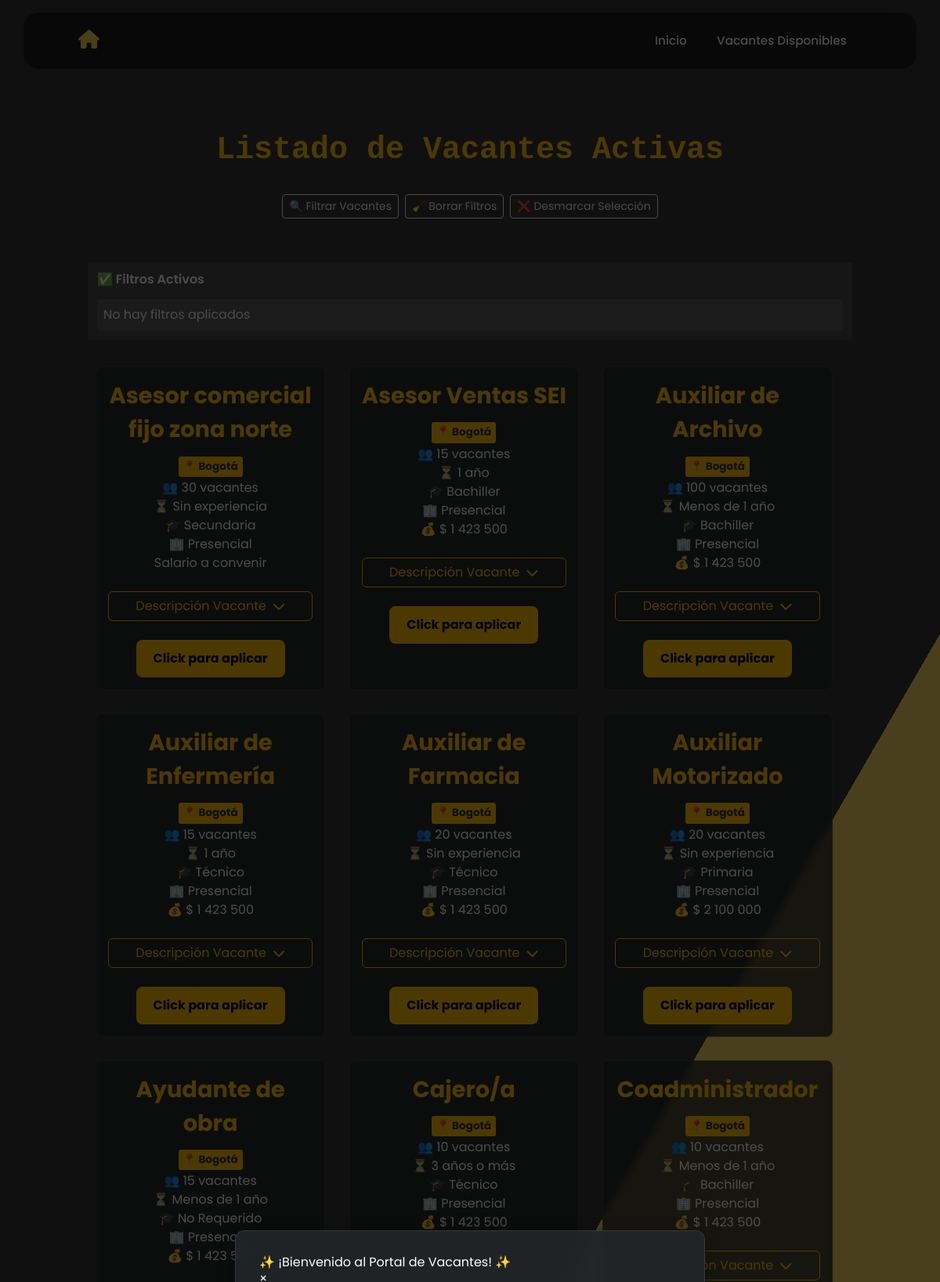
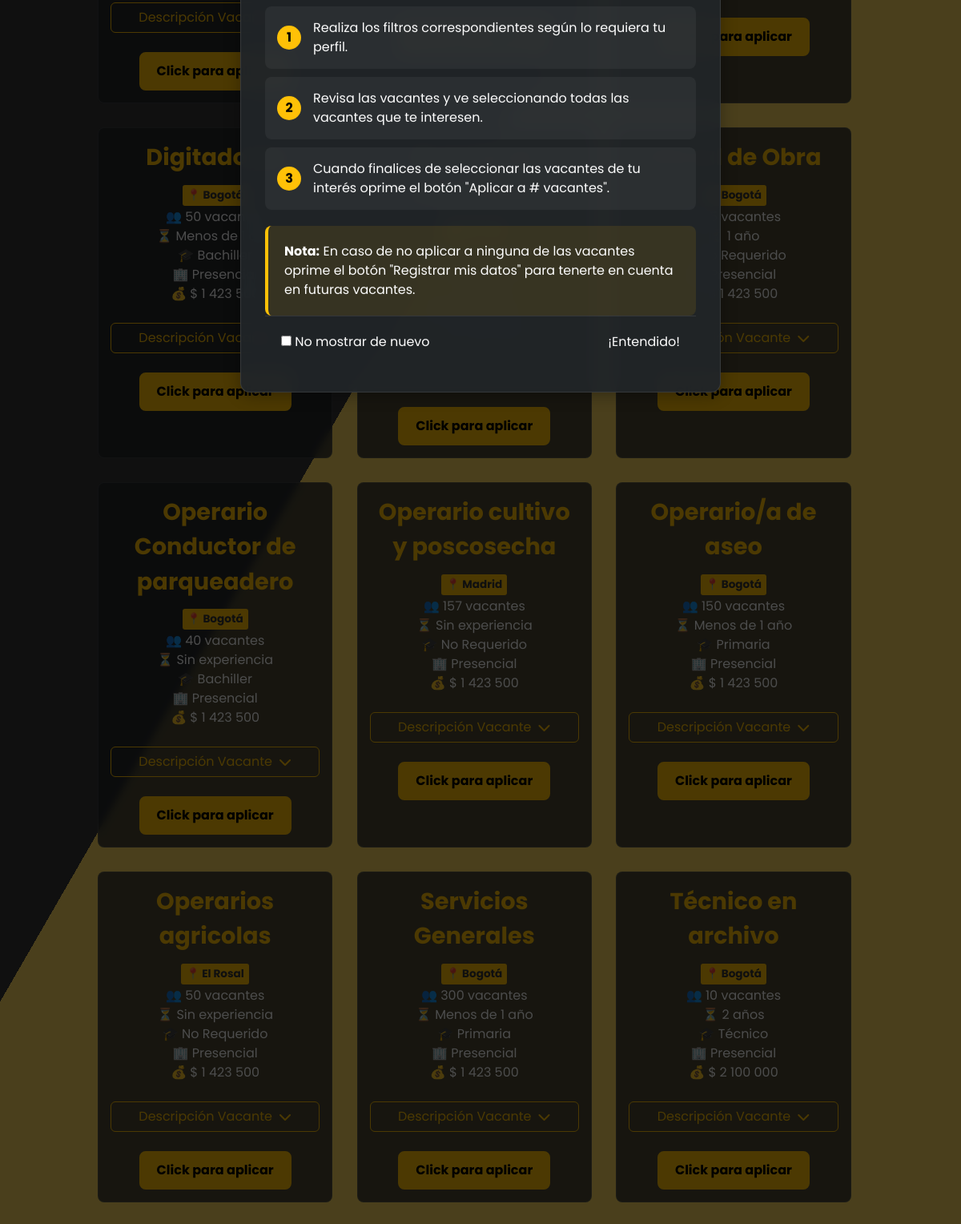
The page /lista_vacantes/ (upper part) on the database its author committed (2 pictures, top to bottom).
### vacantes/models.py (models this page shows, shortened)
class Vacante(models.Model):
    codigo_vacante = models.CharField(
        max_length=50,
        unique=True,
        default=generate_unique_codigo
    )
    cargo = models.CharField(max_length=100)
    area = models.CharField(
        max_length=100,
        null=True,
        blank=True,
        choices = [
            ('Administración y Gestión', 'Administración y Gestión'),
            ('Finanzas y Contabilidad', 'Finanzas y Contabilidad'),
            ('Tecnología e Informática', 'Tecnología e Informática'),
            ('Recursos Humanos', 'Recursos Humanos'),
            ('Ventas y Comercial', 'Ventas y Comercial'),
            ('Atención al Cliente y Servicios', 'Atención al Cliente y Servicios'),
            ('Marketing y Publicidad', 'Marketing y Publicidad'),
            ('Logística y Transporte', 'Logística y Transporte'),
            ('Logística y Bodega', 'Logística y Bodega'),
            ('Producción y Manufactura', 'Producción y Manufactura'),
            ('Ingeniería y Construcción', 'Ingeniería y Construcción'),
            ('Salud y Bienestar', 'Salud y Bienestar'),
            ('Educación y Formación', 'Educación y Formación'),
            ('Legal y Asesoría', 'Legal y Asesoría'),
            ('Hostelería y Turismo', 'Hostelería y Turismo'),
            ('Arte, Cultura y Entretenimiento', 'Arte, Cultura y Entretenimiento'),
            ('Medio Ambiente y Energía', 'Medio Ambiente y Energía'),
            ('Ciencia e Investigación', 'Ciencia e Investigación'),
            ('Seguridad y Defensa', 'Seguridad y Defensa'),
            ('Servicios Generales', 'Servicios Generales'),
        ]
    )
    numero_puestos = models.IntegerField(
        null=True,
        blank=True,
        default=1
    )
    modalidad_trabajo = models.CharField(
        max_length=50,
        choices=[
            ('Presencial', 'Presencial'),
            ('Remoto', 'Remoto'),
            ('Híbrido', 'Híbrido'),
        ]
    )
    tipo_contrato = models.CharField(
        max_length=50,
        choices = [
            ('Indefinido', 'Indefinido'),
            ('Fijo', 'Fijo'),
            ('Obra o Labor', 'Obra o Labor'),
            ('Prácticas', 'Prácticas'),
            ('Aprendizaje', 'Aprendizaje'),
            ('Prestación de Servicios', 'Prestación de Servicios'),
        ]
    )
    jornada_trabajo = models.CharField(
        max_length=50,
        choices=[
            ('Tiempo completo', 'Tiempo completo'),
            ('Medio tiempo', 'Medio tiempo'),
            ('Por horas', 'Por horas'),
        ]
    )
    descripcion_vacante = models.TextField(max_length=6000)
    tiempo_experiencia = models.CharField(
        max_length=50,
        choices=[
            ('Sin experiencia', 'Sin experiencia'),
            ('Menos de 1 año', 'Menos de 1 año'),
            ('1 año', '1 año'),
            ('2 años', '2 años'),
            ('3 años o más', '3 años o más'),
        ]
    )
    nivel_estudios = models.CharField(
        max_length=50,
        choices=[
            ('Secundaria', 'Secundaria'),
            ('Técnico', 'Técnico'),
            ('Tecnólogo', 'Tecnólogo'),
            ('Profesional', 'Profesional'),
            ('Postgrado', 'Postgrado'),
        ]
    )
    departamento = models.ForeignKey(Departamento, on_delete=models.SET_NULL, null=True, blank=True)
    ciudad = models.ForeignKey(Ciudad, on_delete=models.SET_NULL, null=True, blank=True)
    rango_salarial = models.IntegerField(null=True, blank=True)
    fecha_publicacion = models.DateField(auto_now_add=True)
    empresa_usuaria = models.CharField(max_length=100)
    candidatos_registrados = models.ManyToManyField('RegistroCandidato', related_name='vacantes', blank=True)
    estado = models.BooleanField(default=True)  # True para activa, False para inactiva
    usuario_publicador = models.ForeignKey(User, on_delete=models.SET_NULL, null=True, blank=True, related_name='vacantes_publicadas')
    usuario_actualizador = models.ForeignKey(User, on_delete=models.SET_NULL, null=True, blank=True, related_name='vacantes_actualizadas')
    fecha_creacion = models.DateTimeField(auto_now_add=True)  # Solo se guarda al crear
    fecha_actualizacion = models.DateTimeField(null=True, blank=True)  # Se actualizará manualmente
    class Meta:
        verbose_name = "Vacante"
        verbose_name_plural = "Vacantes"

class Ciudad(models.Model):
    nombre = models.CharField(max_length=100)
    departamento = models.ForeignKey(Departamento, on_delete=models.CASCADE, related_name="ciudades")
    class Meta:
        ordering = ["nombre"]  # Ordenar siempre por nombre alfabéticamente
    def __str__(self):
        return self.nombre

### vacantes/views.py (the view)
# urls.py: path('lista_vacantes/', views.lista_vacantes, name='lista_vacantes'), #agregado por Jose
def lista_vacantes(request):
    filtros = {
        'cargo': request.GET.get('cargo', ''),
        'codigo_vacante': request.GET.get('codigo_vacante', ''),
        'rango_salarial_min': request.GET.get('rango_salarial_min', ''),
        'rango_salarial_max': request.GET.get('rango_salarial_max', ''),
        'area_list': request.GET.getlist('area'),
        'modalidad_trabajo_list': request.GET.getlist('modalidad_trabajo'),
        'tipo_contrato_list': request.GET.getlist('tipo_contrato'),
        'jornada_trabajo_list': request.GET.getlist('jornada_trabajo'),
        'tiempo_experiencia_list': request.GET.getlist('tiempo_experiencia'),
        'nivel_estudios_list': request.GET.getlist('nivel_estudios'),
        'departamento_list': request.GET.getlist('departamento'),
        'ciudad_list': request.GET.getlist('ciudad'),
    }
    vacantes = Vacante.objects.filter(estado=True) if not request.user.is_authenticated else Vacante.objects.all()
    if filtros['codigo_vacante']:
        vacantes = vacantes.filter(codigo_vacante__icontains=filtros['codigo_vacante'].strip())
    if filtros['cargo']:
        vacantes = vacantes.filter(cargo__icontains=filtros['cargo'].strip())
    if filtros['area_list']:
        vacantes = vacantes.filter(area__in=filtros['area_list'])
    if filtros['modalidad_trabajo_list']:
        vacantes = vacantes.filter(modalidad_trabajo__in=filtros['modalidad_trabajo_list'])
    if filtros['tipo_contrato_list']:
        vacantes = vacantes.filter(tipo_contrato__in=filtros['tipo_contrato_list'])
    if filtros['jornada_trabajo_list']:
        vacantes = vacantes.filter(jornada_trabajo__in=filtros['jornada_trabajo_list'])
    if filtros['tiempo_experiencia_list']:
        vacantes = vacantes.filter(tiempo_experiencia__in=filtros['tiempo_experiencia_list'])
    if filtros['nivel_estudios_list']:
        vacantes = vacantes.filter(nivel_estudios__in=filtros['nivel_estudios_list'])
    if filtros['departamento_list']:
        vacantes = vacantes.filter(departamento__in=filtros['departamento_list'])
    if filtros['ciudad_list']:
        vacantes = vacantes.filter(ciudad__in=filtros['ciudad_list'])
    rango_salarial_min = filtros['rango_salarial_min']
    rango_salarial_max = filtros['rango_salarial_max']
    if rango_salarial_min and rango_salarial_max:
        vacantes = vacantes.filter(
            rango_salarial__gte=rango_salarial_min,
            rango_salarial__lte=rango_salarial_max
        )
    elif rango_salarial_min:
        vacantes = vacantes.filter(rango_salarial__gte=rango_salarial_min)
    elif rango_salarial_max:
        vacantes = vacantes.filter(rango_salarial__lte=rango_salarial_max)
    vacantes = vacantes.annotate(num_candidatos=Count('candidatos'))
    vacantes = sorted(vacantes, key=lambda v: v.cargo.lower())
    form = VacanteForm()
    choices_context = {
        'area_choices': form.fields['area'].choices,
        'modalidad_trabajo_choices': form.fields['modalidad_trabajo'].choices,
        'tipo_contrato_choices': form.fields['tipo_contrato'].choices,
        'jornada_trabajo_choices': form.fields['jornada_trabajo'].choices,
        'tiempo_experiencia_choices': form.fields['tiempo_experiencia'].choices,
        'nivel_estudios_choices': form.fields['nivel_estudios'].choices,
        'departamento_choices': form.fields['departamento'].choices,
    }
    filtros['ciudad_opciones'] = []
    if filtros['ciudad_list']:
        ciudades = Ciudad.objects.filter(id__in=filtros['ciudad_list'])
        filtros['ciudad_opciones'] = [(str(ciudad.id), ciudad.nombre) for ciudad in ciudades]
    return render(request, "vacantes/lista.html", {
        "vacantes": vacantes,
        "filtros": filtros,
        **choices_context  # Pasar los choices al template
    })

### vacantes/templates/vacantes/lista.html (shortened to what this page needs)
{% extends 'base.html' %}
{% load static %}
{% block contenido %}
{% if not user.is_authenticated %}
<div class="tutorial-modal" id="tutorialModal">
    <div class="tutorial-content">
        <div class="tutorial-header">
            <h4>✨ ¡Bienvenido al Portal de Vacantes! ✨</h4>
            <button class="tutorial-close" onclick="closeTutorial()">×</button>
        </div>
        <div class="tutorial-body">
            <div class="tutorial-step">
                <span class="step-number">1</span>
                <p>Realiza los filtros correspondientes según lo requiera tu perfil.</p>
            </div>
            <div class="tutorial-step">
                <span class="step-number">2</span>
                <p>Revisa las vacantes y ve seleccionando todas las vacantes que te interesen.</p>
            </div>
            <div class="tutorial-step">
                <span class="step-number">3</span>
                <p>Cuando finalices de seleccionar las vacantes de tu interés oprime el botón "Aplicar a # vacantes".</p>
            </div>
            <div class="tutorial-note">
                <strong>Nota:</strong> En caso de no aplicar a ninguna de las vacantes oprime el botón "Registrar mis datos" para tenerte en cuenta en futuras vacantes.
            </div>
        </div>
        <div class="tutorial-footer">
            <label class="no-show-again">
                <input type="checkbox" id="noShowAgain"> No mostrar de nuevo
            </label>
            <button class="tutorial-button" onclick="closeTutorial()">¡Entendido!</button>
        </div>
    </div>
</div>
{% endif %}
{% load humanize %}
<div class="gradient-bg">
    <div class="container py-5">
        <div class="mb-5">
            <h1 class="text-warning mb-4 fw-bold">Listado de Vacantes Activas</h1>
            <div class="d-flex flex-wrap gap-2 justify-content-center">
                <div class="d-flex gap-2 w-100 justify-content-center">
                    <button type="button" class="btn btn-outline-light btn-sm" data-bs-toggle="offcanvas" data-bs-target="#offcanvasExample">
                        🔍 Filtrar Vacantes
                    </button>
                    <button type="button" class="btn btn-outline-light btn-sm" onclick="clearFilters()">
                        🧹 Borrar Filtros
                    </button>
                    <button type="button" class="btn btn-outline-light btn-sm" onclick="desmarcarVacantes()">
                        ❌ Desmarcar Selección
                    </button>
                </div>
            </div>
        </div>
        <div class="mb-4" id="active-filters">
            <h6 class="text-light">✅ Filtros Activos</h6>
            <div class="active-filters-container" id="active-filters-container">
            </div>
        </div>
        <div class="grid-container">
            {% for vacante in vacantes %}
            <div class="vacante-card">
                <div class="vacante-header">
                    <div class="checkbox-container">
                            <div class="vacante-info">
                            <div class="vacante-title">{{ vacante.cargo }}</div>
                            <div class="vacante-location">📍 {{ vacante.ciudad }}</div>
                        </div>
                    </div>
                </div>
                <div class="badge-container">
                    <div class="info-badge">
                        👥 {{ vacante.numero_puestos }} vacantes
                    </div>
                    <div class="info-badge">
                        ⏳ {{ vacante.tiempo_experiencia }}
                    </div>
                    <div class="info-badge">
                        🎓 {{ vacante.nivel_estudios }}
                    </div>
                    <div class="info-badge">
                        🏢 {{ vacante.modalidad_trabajo }}
                    </div>
                    <div class="info-badge">
                            {% if vacante.rango_salarial %}
                            💰 $  {{ vacante.rango_salarial|intcomma }}
                            {% else %}
                                Salario a convenir
                            {% endif %}
                    </div>
                </div>
                <br>
                <div class="mt-auto">
                    <button class="btn btn-outline-warning w-100 toggle-info d-flex align-items-center justify-content-center"
                            type="button"
                            data-bs-toggle="modal"
                            data-bs-target="#modal-{{ vacante.id }}">
                        Descripción Vacante <i class="fas fa-chevron-down toggle-icon ms-2"></i>
                    </button>
                    <br>
                    <div class="checkbox-container">
                        <label for="check{{ vacante.id }}"></label>
                    </div>
                </div>
            </div>
            {% endfor %}
        </div>
    </div>
</div>
{% endblock %}

### rows shown on the page
Vacante: cargo "Asesor comercial fijo zona norte", ciudad "Bogotá", numero_puestos "30", tiempo_experiencia "Sin experiencia", nivel_estudios "Secundaria", modalidad_trabajo "Presencial", shows "Salario a convenir"
Vacante: cargo "Asesor Ventas SEI", ciudad "Bogotá", numero_puestos "15", tiempo_experiencia "1 año", nivel_estudios "Bachiller", modalidad_trabajo "Presencial", rango_salarial "1 423 500"
Vacante: cargo "Auxiliar de Archivo", ciudad "Bogotá", numero_puestos "100", tiempo_experiencia "Menos de 1 año", nivel_estudios "Bachiller", modalidad_trabajo "Presencial", rango_salarial "1 423 500"
Vacante: cargo "Auxiliar de Enfermería", ciudad "Bogotá", numero_puestos "15", tiempo_experiencia "1 año", nivel_estudios "Técnico", modalidad_trabajo "Presencial", rango_salarial "1 423 500"
Vacante: cargo "Auxiliar de Farmacia", ciudad "Bogotá", numero_puestos "20", tiempo_experiencia "Sin experiencia", nivel_estudios "Técnico", modalidad_trabajo "Presencial", rango_salarial "1 423 500"
Vacante: cargo "Auxiliar Motorizado", ciudad "Bogotá", numero_puestos "20", tiempo_experiencia "Sin experiencia", nivel_estudios "Primaria", modalidad_trabajo "Presencial", rango_salarial "2 100 000"
Vacante: cargo "Ayudante de obra", ciudad "Bogotá", numero_puestos "15", tiempo_experiencia "Menos de 1 año", nivel_estudios "No Requerido", modalidad_trabajo "Presencial", rango_salarial "1 423 500"
Vacante: cargo "Cajero/a", ciudad "Bogotá", numero_puestos "10", tiempo_experiencia "3 años o más", nivel_estudios "Técnico", modalidad_trabajo "Presencial", rango_salarial "1 423 500"
Vacante: cargo "Coadministrador", ciudad "Bogotá", numero_puestos "10", tiempo_experiencia "Menos de 1 año", nivel_estudios "Bachiller", modalidad_trabajo "Presencial", rango_salarial "1 423 500"
Vacante: cargo "Digitadores", ciudad "Bogotá", numero_puestos "50", tiempo_experiencia "Menos de 1 año", nivel_estudios "Bachiller", modalidad_trabajo "Presencial", rango_salarial "1 423 500"
Vacante: cargo "Oficial de Obra", ciudad "Bogotá", tiempo_experiencia "1 año", nivel_estudios "No Requerido", modalidad_trabajo "Presencial", rango_salarial "1 423 500"
Vacante: cargo "Operario Conductor de parqueadero", ciudad "Bogotá", numero_puestos "40", tiempo_experiencia "Sin experiencia", nivel_estudios "Bachiller", modalidad_trabajo "Presencial", rango_salarial "1 423 500"
Vacante: cargo "Operario cultivo y poscosecha", ciudad "Madrid", numero_puestos "157", tiempo_experiencia "Sin experiencia", nivel_estudios "No Requerido", modalidad_trabajo "Presencial", rango_salarial "1 423 500"
Vacante: cargo "Operario/a de aseo", ciudad "Bogotá", numero_puestos "150", tiempo_experiencia "Menos de 1 año", nivel_estudios "Primaria", modalidad_trabajo "Presencial", rango_salarial "1 423 500"
Vacante: cargo "Operarios agricolas", ciudad "El Rosal", numero_puestos "50", tiempo_experiencia "Sin experiencia", nivel_estudios "No Requerido", modalidad_trabajo "Presencial", rango_salarial "1 423 500"
Vacante: cargo "Servicios Generales", ciudad "Bogotá", numero_puestos "300", tiempo_experiencia "Menos de 1 año", nivel_estudios "Primaria", modalidad_trabajo "Presencial", rango_salarial "1 423 500"
Vacante: cargo "Técnico en archivo", ciudad "Bogotá", numero_puestos "10", tiempo_experiencia "2 años", nivel_estudios "Técnico", modalidad_trabajo "Presencial", rango_salarial "2 100 000"
